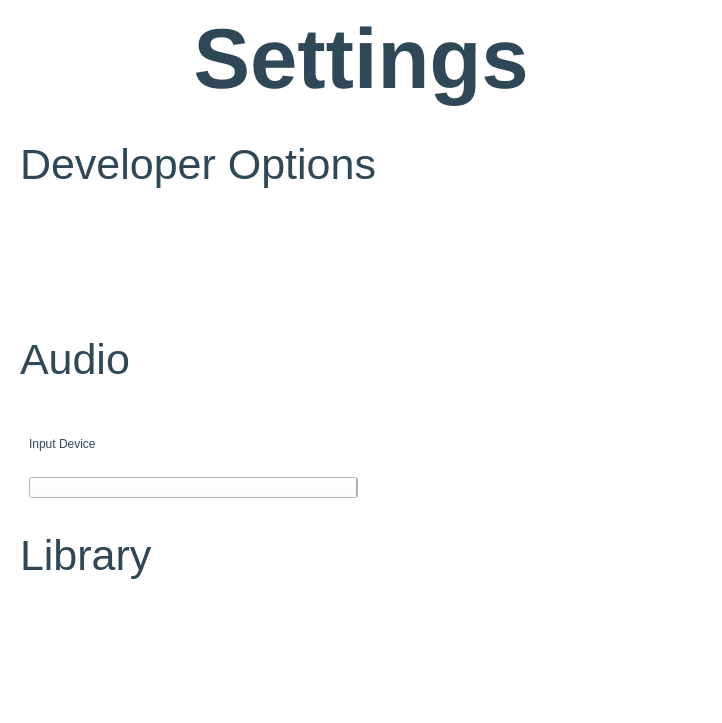
<?xml version="1.0" encoding="UTF-8"?>
<ui version="4.0">
 <class>SettingsManager</class>
 <widget class="QWidget" name="SettingsManager">
  <property name="geometry">
   <rect>
    <x>0</x>
    <y>0</y>
    <width>722</width>
    <height>723</height>
   </rect>
  </property>
  <property name="windowTitle">
   <string>Form</string>
  </property>
  <property name="styleSheet">
   <string notr="true">QWidget
{
	background-color: white
}
QLabel
{
	color: rgb(47, 72, 88)
}
QScrollArea
{
	border: none;
}</string>
  </property>
  <layout class="QVBoxLayout" name="vlSettingsPage">
   <item>
    <widget class="QLabel" name="lSettingsTitle">
     <property name="font">
      <font>
       <pointsize>64</pointsize>
       <weight>75</weight>
       <bold>true</bold>
      </font>
     </property>
     <property name="text">
      <string>Settings</string>
     </property>
     <property name="alignment">
      <set>Qt::AlignCenter</set>
     </property>
    </widget>
   </item>
   <item>
    <widget class="QScrollArea" name="saSettings">
     <property name="styleSheet">
      <string notr="true">QComboBox::drop-down {
    subcontrol-origin: padding;
    subcontrol-position: top right;
    width: 0px;

    border-left-width: 1px;
    border-left-color: darkgray;
    border-left-style: solid; /* just a single line */
    border-top-right-radius: 3px; /* same radius as the QComboBox */
    border-bottom-right-radius: 3px;
}

QComboBox {
    padding-top: 3px;
    padding-left: 4px;
    selection-background-color: rgb(51, 101, 138);
}</string>
     </property>
     <property name="widgetResizable">
      <bool>true</bool>
     </property>
     <widget class="QWidget" name="saSettingsContent">
      <property name="geometry">
       <rect>
        <x>0</x>
        <y>0</y>
        <width>704</width>
        <height>596</height>
       </rect>
      </property>
      <layout class="QVBoxLayout" name="vlSettingsContent">
       <item>
        <widget class="QLabel" name="lDeveloperOptions">
         <property name="font">
          <font>
           <pointsize>32</pointsize>
          </font>
         </property>
         <property name="text">
          <string>Developer Options</string>
         </property>
        </widget>
       </item>
       <item>
        <widget class="QWidget" name="developerSettings" native="true">
         <property name="minimumSize">
          <size>
           <width>0</width>
           <height>100</height>
          </size>
         </property>
         <layout class="QGridLayout" name="glDeveloperSettings"/>
        </widget>
       </item>
       <item>
        <widget class="QLabel" name="lAudio">
         <property name="font">
          <font>
           <pointsize>32</pointsize>
          </font>
         </property>
         <property name="text">
          <string>Audio</string>
         </property>
        </widget>
       </item>
       <item>
        <widget class="QWidget" name="audioSettings" native="true">
         <property name="minimumSize">
          <size>
           <width>0</width>
           <height>100</height>
          </size>
         </property>
         <layout class="QGridLayout" name="glAudioSettings">
          <item row="1" column="1">
           <widget class="QComboBox" name="cbMicrophone">
            <property name="frame">
             <bool>true</bool>
            </property>
           </widget>
          </item>
          <item row="1" column="2">
           <widget class="QtMaterialProgress" name="pbMicrophoneBar" native="true">
            <property name="minimumSize">
             <size>
              <width>200</width>
              <height>0</height>
             </size>
            </property>
           </widget>
          </item>
          <item row="0" column="1" colspan="2">
           <widget class="QLabel" name="lMicrophone">
            <property name="text">
             <string>Input Device</string>
            </property>
           </widget>
          </item>
         </layout>
        </widget>
       </item>
       <item>
        <widget class="QLabel" name="lLibrary">
         <property name="font">
          <font>
           <pointsize>32</pointsize>
          </font>
         </property>
         <property name="text">
          <string>Library</string>
         </property>
        </widget>
       </item>
       <item>
        <widget class="QWidget" name="librarySettings" native="true">
         <property name="minimumSize">
          <size>
           <width>0</width>
           <height>100</height>
          </size>
         </property>
         <layout class="QGridLayout" name="glLibrarySettings">
          <item row="0" column="0">
           <widget class="QtMaterialTextField" name="mtfLibraryPath" native="true"/>
          </item>
         </layout>
        </widget>
       </item>
      </layout>
     </widget>
    </widget>
   </item>
  </layout>
 </widget>
 <customwidgets>
  <customwidget>
   <class>QtMaterialTextField</class>
   <extends>QWidget</extends>
   <header>qtmaterialtextfield.h</header>
   <container>1</container>
  </customwidget>
  <customwidget>
   <class>QtMaterialProgress</class>
   <extends>QWidget</extends>
   <header>qtmaterialprogress.h</header>
   <container>1</container>
  </customwidget>
 </customwidgets>
 <resources/>
 <connections/>
</ui>
